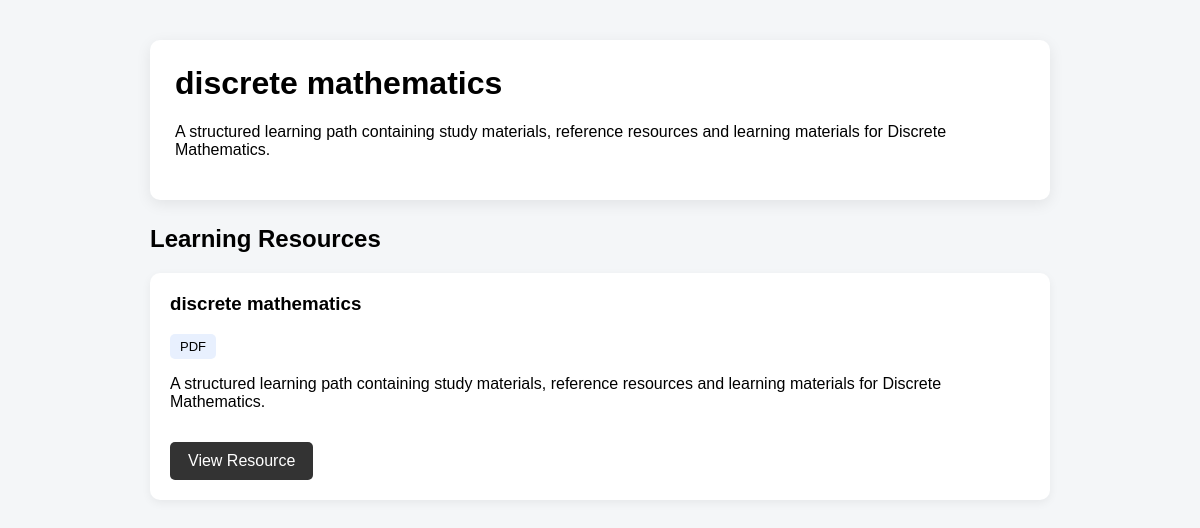
The page /learning-path/3 on the database its author committed.
### tables this page shows
CREATE TABLE learning_paths (
            path_id INTEGER PRIMARY KEY AUTOINCREMENT,
            skill_id INTEGER NOT NULL,
            title TEXT NOT NULL,
            description TEXT,
            created_by INTEGER NOT NULL,
            FOREIGN KEY (skill_id) REFERENCES skills(skill_id),
            FOREIGN KEY (created_by) REFERENCES users(user_id)
        );

CREATE TABLE learning_path_resources (
            id INTEGER PRIMARY KEY AUTOINCREMENT,
            path_id INTEGER NOT NULL,
            resource_id INTEGER NOT NULL,
            sequence_order INTEGER NOT NULL,
            FOREIGN KEY (path_id) REFERENCES learning_paths(path_id),
            FOREIGN KEY (resource_id) REFERENCES resources(resource_id)
        );

CREATE TABLE resources (
            resource_id INTEGER PRIMARY KEY AUTOINCREMENT,
            title TEXT NOT NULL,
            resource_type TEXT NOT NULL,
            file_path TEXT,
            url TEXT,
            description TEXT
        );

### app.py (the view)
@app.route(
    "/learning-path/<int:path_id>"
)
def view_learning_path(path_id):
    connection = get_db_connection()
    learning_path = connection.execute("""

        SELECT

            lp.path_id,

            lp.title,

            lp.description,

            s.skill_name

        FROM learning_paths lp

        LEFT JOIN skills s

        ON lp.skill_id = s.skill_id

        WHERE lp.path_id = ?

    """, (
        path_id,
    )).fetchone()
    if learning_path is None:
        connection.close()
        return "Learning path not found."
    resources = connection.execute("""

        SELECT

            r.resource_id,

            r.title,

            r.resource_type,

            r.file_path,

            r.url,

            r.description,

            lpr.sequence_order

        FROM learning_path_resources lpr

        JOIN resources r

        ON lpr.resource_id = r.resource_id

        WHERE lpr.path_id = ?

        ORDER BY lpr.sequence_order

    """, (
        path_id,
    )).fetchall()
    connection.close()
    return render_template(
        "learning_path.html",
        learning_path=learning_path,
        resources=resources
    )

### app.py (called while the page is built)
def get_db_connection():
    connection = sqlite3.connect(DATABASE)
    connection.row_factory = sqlite3.Row
    return connection

### templates/learning_path.html (shortened to what this page needs)
<!DOCTYPE html>
<html>
<head>
</head>
<body>
<div class="container">
    <div class="header">
        <h1>
            {{ learning_path['title'] }}
        </h1>
        <p>
            {{ learning_path['description'] }}
        </p>
    </div>
    <h2>
        Learning Resources
    </h2>
    {% if resources %}
        {% for resource in resources %}
            <div class="resource">
                <h3>
                    {{ resource['title'] }}
                </h3>
                <span class="type">
                    {{ resource['resource_type'] }}
                </span>
                <p>
                    {{ resource['description'] }}
                </p>
                {% if resource['file_path'] %}
                    {% set filename = resource['file_path'].replace('\\', '/').split('/')[-1] %}
                    <a
                        class="view-button"
                        href="{{ url_for('uploaded_resource', filename=filename) }}"
                        target="_blank"
                    >
                        View Resource
                    </a>
                {% endif %}
            </div>
        {% endfor %}
    {% else %}
        <p>
            No learning resources added yet.
        </p>
    {% endif %}
</div>
</body>
</html>

### templates/learning_path.html (style rules this page uses)
body { font-family: Arial, sans-serif; background-color: #f4f6f8; margin: 0; padding: 40px; }
.container { max-width: 900px; margin: auto; }
.header { background: white; padding: 25px; border-radius: 10px; margin-bottom: 25px; box-shadow: 0 4px 15px rgba(0,0,0,0.08); }
.header h1 { margin-top: 0; }
.resource { background: white; padding: 20px; border-radius: 10px; margin-bottom: 15px; box-shadow: 0 3px 10px rgba(0,0,0,0.06); }
.resource h3 { margin-top: 0; }
.type { display: inline-block; background-color: #e8f0fe; padding: 5px 10px; border-radius: 5px; font-size: 13px; }
.view-button { display: inline-block; margin-top: 15px; padding: 10px 18px; background-color: #333; color: white; text-decoration: none; border-radius: 5px; }

### rows shown on the page
learning_paths: title "discrete mathematics", description "A structured learning path containing study materials, reference resources and learning materials for Discrete Mathematics."
learning_path_resources: title "discrete mathematics", resource_type "PDF", description "A structured learning path containing study materials, reference resources and learning materials for Discrete Mathematics."
